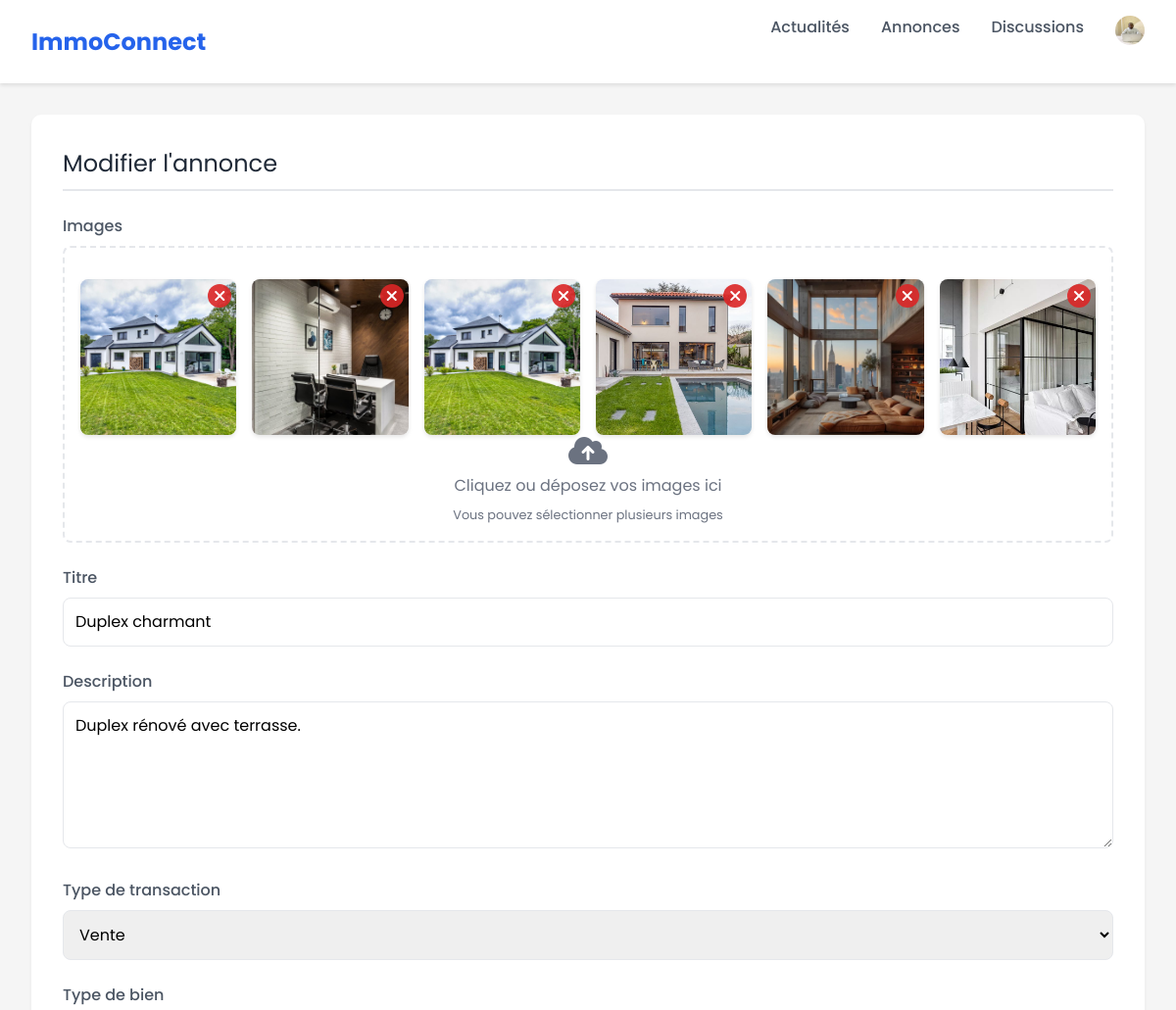
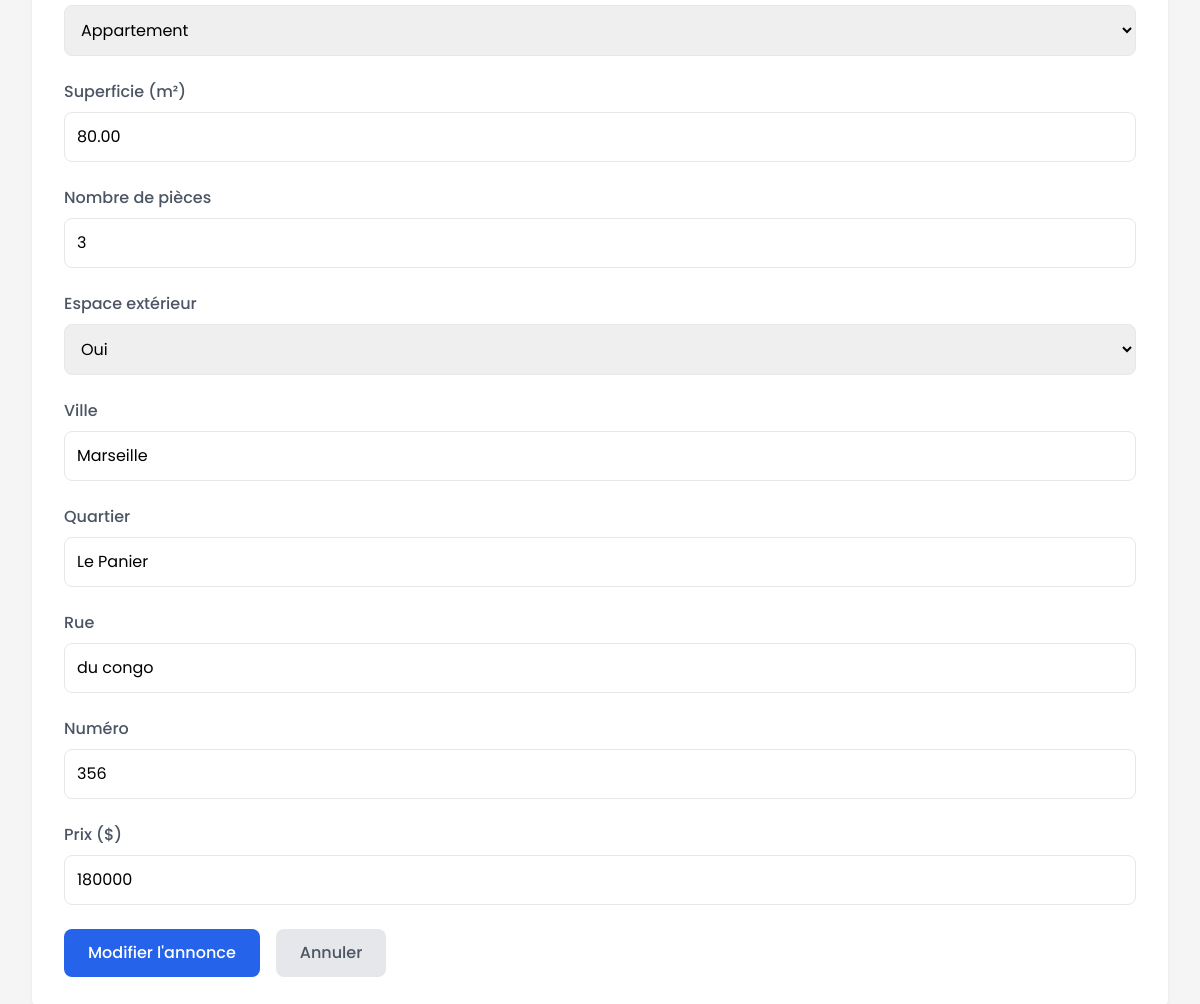
The page /listing/update/5/ (signed in) on the database its author committed (2 pictures, top to bottom).
### authentification/models.py (models this page shows)
class User(AbstractUser):
    profile_photo = models.ImageField(blank=True, null=True, upload_to='profile_images/')
    phone_number = models.CharField(max_length=10, blank=True, null=True)

### hzone_app/models.py (models this page shows)
class ListingImage(models.Model):
    listing = models.ForeignKey(Listing, on_delete=models.CASCADE, related_name='images')
    image = models.ImageField(upload_to='listing_images/')
    uploaded_at = models.DateTimeField(auto_now_add=True)

class Listing(models.Model):
    TRANSACTION_CHOICES = [
        ('vente', 'Vente'),
        ('location', 'Location'),
    ]
    PROPERTY_TYPE_CHOICES = [
        ('maison', 'Maison'),
        ('appartement', 'Appartement'),
        ('terrain', 'Terrain')
    ]
    OUTDOOR_CHOICES = [
        ('oui', 'Oui'),
        ('non', 'Non'),
    ]
    owner = models.ForeignKey(User, on_delete=models.CASCADE)
    transaction_type = models.CharField(max_length=20, choices=TRANSACTION_CHOICES)
    property_type = models.CharField(max_length=50, choices=PROPERTY_TYPE_CHOICES)
    title = models.fields.CharField(max_length=100)
    surface = models.DecimalField(max_digits=10, decimal_places=2)
    number_of_piece = models.IntegerField()
    outdoor_space = models.CharField(max_length=3, choices=OUTDOOR_CHOICES)
    city = models.CharField()
    district = models.CharField()
    street = models.CharField(blank=True, null=True)
    street_number = models.CharField()
    description = models.TextField()
    price = models.BigIntegerField()
    create_at = models.DateTimeField(auto_now_add=True)

### hzone_app/views.py (the view, shortened to what this page needs)
# urls.py: path("listing/update/<int:listing_id>/", hzone_app.views.listing_update, name="listing_update"),
@login_required(login_url="connexion")
def listing_update(request, listing_id):
    listing = Listing.objects.get(id=listing_id, owner=request.user)
    images = listing.images.all()
    context = {
        'listing': listing,
        'images': images
    }
    return render(request, 'hzone_app/listing_update.html', context)

### hzone_app/templates/hzone_app/listing_update.html (shortened to what this page needs)
{% extends 'hzone/app_base.html' %}
{% load static %}
{% block content %}
<main class="main-content">
    <section class="crud-section">
        <h2 class="section-title">Modifier l'annonce</h2>
        <form method="post" enctype="multipart/form-data" id="annonceForm">
            <div class="form-group">
                <label class="form-label">Images</label>
                <div class="image-preview" id="imagePreview">
                    <div class="image-preview-container" id="imagePreviewContainer">
                        {% for img in images %}
                            <div class="preview-item existing" data-image-id="{{ img.id }}">
                                <img src="{{ img.image.url }}" alt="Ancienne image" />
                                <div class="remove-image">
                                    <i class="fas fa-times"></i>
                                </div>
                            </div>
                        {% endfor %}
                    </div>
                    <div class="upload-icon">
                        <i class="fas fa-cloud-upload-alt"></i>
                        <span>Cliquez ou déposez vos images ici</span>
                        <small>Vous pouvez sélectionner plusieurs images</small>
                    </div>
                </div>
            </div>
            <div class="form-group">
                <label class="form-label">Titre</label>
                <input type="text" name="title" class="form-input" value="{{ listing.title }}" required>
            </div>
            <div class="form-group">
                <label class="form-label">Description</label>
                <textarea name="description" class="form-input form-textarea" required>{{ listing.description }}</textarea>
            </div>
            <div class="form-group">
                <label class="form-label">Type de transaction</label>
                <select name="transactionType" class="form-input" required>
                    <option value="vente" {% if listing.transaction_type == 'vente' %}selected{% endif %}>Vente</option>
                </select>
            </div>
            <div class="form-group">
                <label class="form-label">Type de bien</label>
                <select name="propertyType" class="form-input" required>
                    <option value="appartement" {% if listing.property_type == 'appartement' %}selected{% endif %}>Appartement</option>
                </select>
            </div>
            <div class="form-group">
                <label class="form-label">Superficie (m²)</label>
                <input type="number" name="surface" class="form-input" value="{{ listing.surface }}" required>
            </div>
            <div class="form-group">
                <label class="form-label">Nombre de pièces</label>
                <input type="number" name="number_of_pieces" class="form-input" value="{{ listing.number_of_piece }}" min="1" required>
            </div>
            <div class="form-group">
                <label class="form-label">Espace extérieur</label>
                <select name="outdoorSpace" class="form-input" required>
                    <option value="oui" {% if listing.outdoor_space == 'oui' %}selected{% endif %}>Oui</option>
                </select>
            </div>
            <div class="form-group">
                <label class="form-label">Ville</label>
                <input type="text" name="city" class="form-input" value="{{ listing.city }}" required>
            </div>
            <div class="form-group">
                <label class="form-label">Quartier</label>
                <input type="text" name="district" class="form-input" value="{{ listing.district }}" required>
            </div>
            <div class="form-group">
                <label class="form-label">Rue</label>
                <input type="text" name="street" class="form-input" value="{{ listing.street }}">
            </div>
            <div class="form-group">
                <label class="form-label">Numéro</label>
                <input type="text" name="streetNumber" class="form-input" value="{{ listing.street_number }}" required>
            </div>
            <div class="form-group">
                <label class="form-label">Prix ($)</label>
                <input type="number" name="price" class="form-input" value="{{ listing.price }}" required>
            </div>
            <div class="button-group">
                <button type="submit" class="btn btn-primary">Modifier l'annonce</button>
                <a href="{% url 'listings' %}" class="btn btn-secondary">Annuler</a>
            </div>
        </form>
    </section>
</main>
{% endblock %}

### hzone/templates/hzone/app_base.html (shortened to what this page needs)
{% load static %}
<!DOCTYPE html>
<html lang="fr">
<head>
    <link rel="stylesheet" href="https://cdnjs.cloudflare.com/ajax/libs/font-awesome/6.4.0/css/all.min.css">
    <link rel="stylesheet" href="{% static 'hzone_app/css/styles.css' %}">
    <link rel="stylesheet" href="https://cdnjs.cloudflare.com/ajax/libs/font-awesome/6.4.0/css/all.min.css">
    <script src="https://cdn.tailwindcss.com"></script>
</head>
<body>
    <nav class="navbar">
        <div class="nav-content">
            <a href="{% url 'home' %}" class="logo">ImmoConnect</a>
            <div class="nav-links">
                <a href="{% url 'home' %}">Actualités</a>
                <a href="{% url 'listings' %}">Annonces</a>
                <a href="{% url 'list_discussions' %}">Discussions</a>
                <form method="post" action="{% url 'logout' %}">
                    {% if request.user.profile_photo %}
                        <button type="submit" style="border: none; background-color: transparent; cursor: pointer;"><img src="{{ request.user.profile_photo.url }}" alt="Photo de profil" class="profile-photo"></button>
                    {% else %}
                        <button type="submit" class="btn btn-danger">Logout</button>
                    {% endif %}
                </form>
            </div>
        </div>
    </nav>
    {% block content %}
    {% endblock %}
</body>
</html>

### hzone_app/static/hzone_app/css/styles.css (style rules this page uses)
:root { --first : #FFD600; --second : #DC0914; --third : #6E6E6E; --fourth : #BEBEBE; --fifth : #570307; }
* { margin:0; padding:0; box-sizing: border-box; font-family: 'Poppins', sans-serif; }
body { background-color: #f5f5f5; }
.navbar { background-color: white; padding: 1rem 2rem; box-shadow: 0 2px 4px rgba(0,0,0,0.1); position: sticky; top: 0; z-index: 1000; animation: slideIn 0.5s ease-out; }
.nav-content { max-width: 1200px; margin: 0 auto; display: flex; justify-content: space-between; align-items: center; position: relative; }
.logo { color: #2563eb; font-size: 1.5rem; font-weight: 700; text-decoration: none; transition: transform 0.3s ease; }
.nav-links { display: flex; gap: 2rem; }
.nav-links a { text-decoration: none; color: #4b5563; font-weight: 500; transition: all 0.3s ease; position: relative; }
.nav-links a::after { content: ''; position: absolute; width: 0; height: 2px; bottom: -4px; left: 0; background-color: #2563eb; transition: width 0.3s ease; }
select { margin: 0; padding: 0; }
.main-content { max-width: 1200px; margin: 2rem auto; padding: 0 2rem; animation: fadeIn 0.5s ease-out; }
.crud-section { background: white; border-radius: 10px; padding: 2rem; margin-bottom: 2rem; box-shadow: 0 2px 4px rgba(0,0,0,0.05); animation: scaleIn 0.5s ease-out; transition: transform 0.3s ease, box-shadow 0.3s ease; }
.section-title { color: #1f2937; font-size: 1.5rem; margin-bottom: 1.5rem; padding-bottom: 0.5rem; border-bottom: 2px solid #e5e7eb; }
.form-group { margin-bottom: 1.5rem; animation: fadeIn 0.5s ease-out; }
.form-label { display: block; margin-bottom: 0.5rem; color: #4b5563; font-weight: 500; }
.form-input { width: 100%; padding: 0.75rem; border: 1px solid #e5e7eb; border-radius: 8px; font-size: 1rem; transition: all 0.3s ease; }
.form-textarea { min-height: 150px; resize: vertical; }
.image-preview { width: 100%; border: 2px dashed #e5e7eb; border-radius: 8px; padding: 1rem; margin-bottom: 1rem; cursor: pointer; transition: all 0.3s ease; }
.image-preview-container { display: grid; grid-template-columns: repeat(auto-fill, minmax(150px, 1fr)); gap: 1rem; margin-top: 1rem; }
.preview-item { position: relative; width: 100%; padding-bottom: 100%; overflow: hidden; border-radius: 8px; box-shadow: 0 2px 4px rgba(0,0,0,0.1); animation: scaleIn 0.3s ease-out; }
.preview-item img { position: absolute; top: 0; left: 0; width: 100%; height: 100%; object-fit: cover; transition: transform 0.3s ease; }
.remove-image { position: absolute; top: 5px; right: 5px; background: rgba(220, 38, 38, 0.9); color: white; width: 24px; height: 24px; border-radius: 50%; display: flex; align-items: center; justify-content: center; cursor: pointer; z-index: 1; transition: all 0.3s ease; }
.upload-icon { display: flex; flex-direction: column; align-items: center; gap: 0.5rem; color: #6b7280; transition: transform 0.3s ease; }
.upload-icon i { font-size: 2rem; }
.button-group { display: flex; gap: 1rem; margin-top: 1rem; }
.btn { padding: 0.75rem 1.5rem; border: none; border-radius: 8px; font-weight: 500; cursor: pointer; transition: all 0.3s ease; text-decoration: none; text-align: center; display: inline-block; }
.btn-primary { background-color: #2563eb; color: white; }
.btn-secondary { background-color: #e5e7eb; color: #4b5563; }
.profile-photo { width: 30px; height: 30px; overflow: hidden; border-radius: 50%; margin-bottom: 1rem; }

### rows shown on the page
User: user.profile_photo (picture)
ListingImage: image (picture)
ListingImage: image (picture)
ListingImage: image (picture)
ListingImage: image (picture)
ListingImage: image (picture)
ListingImage: image (picture)
Listing: title "Duplex charmant", description "Duplex rénové avec terrasse.", transactionType "Vente", propertyType "Appartement", surface "80.00", number_of_pieces "3", outdoorSpace "Oui", city "Marseille", district "Le Panier", street "du congo", streetNumber "356", price "180000"
